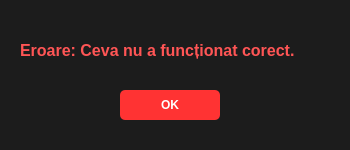
<?xml version="1.0" encoding="UTF-8"?>
<ui version="4.0">
 <class>ErrorBox</class>
 <widget class="QDialog" name="ErrorBox">
  <property name="geometry">
   <rect>
    <x>0</x>
    <y>0</y>
    <width>350</width>
    <height>150</height>
   </rect>
  </property>
  <property name="windowTitle">
   <string>Eroare</string>
  </property>
  <property name="styleSheet">
   <string notr="true">background-color: #1c1c1c; color: white;</string>
  </property>
  <widget class="QLabel" name="labelError">
   <property name="geometry">
    <rect>
     <x>20</x>
     <y>30</y>
     <width>310</width>
     <height>40</height>
    </rect>
   </property>
   <property name="styleSheet">
    <string notr="true">color: #FF5555; font-weight: bold; font-size: 16px;</string>
   </property>
   <property name="text">
    <string>Eroare: Ceva nu a funcționat corect.</string>
   </property>
  </widget>
  <widget class="QPushButton" name="buttonClose">
   <property name="geometry">
    <rect>
     <x>120</x>
     <y>90</y>
     <width>100</width>
     <height>30</height>
    </rect>
   </property>
   <property name="text">
    <string>OK</string>
   </property>
   <property name="styleSheet">
    <string notr="true">background-color: #FF3333; color: white; font-weight: bold; border-radius: 5px;</string>
   </property>
  </widget>
 </widget>
 <resources/>
 <connections/>
</ui>
